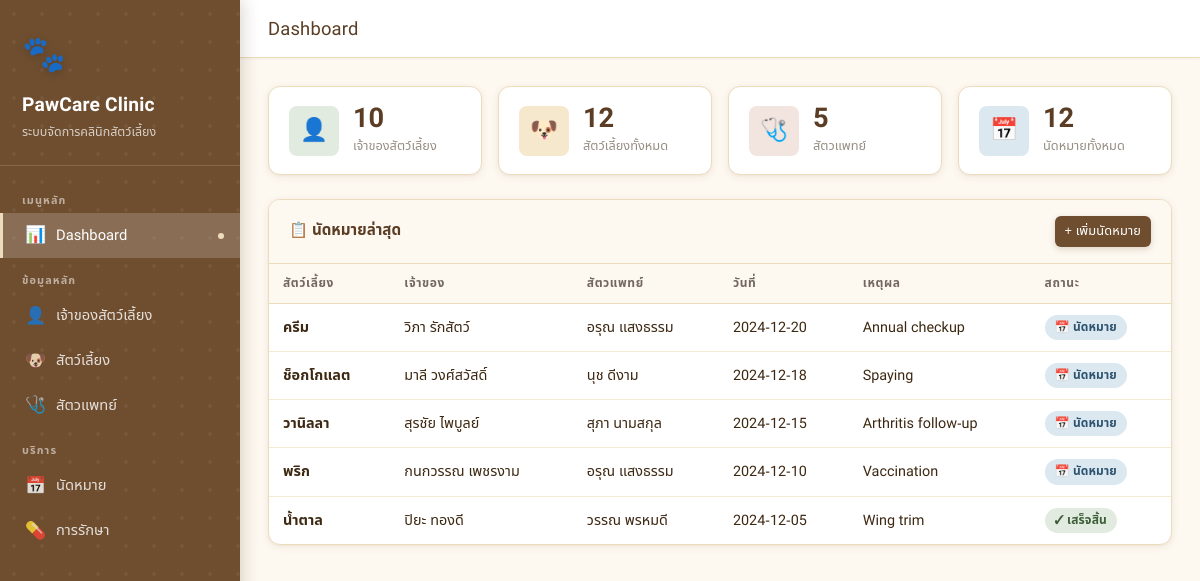
The page / on the database its author committed.
### tables this page shows
CREATE TABLE appointments (
        appt_id     INTEGER PRIMARY KEY AUTOINCREMENT,
        pet_id      INTEGER NOT NULL,
        vet_id      INTEGER NOT NULL,
        appt_date   TEXT NOT NULL,
        reason      TEXT NOT NULL,
        status      TEXT NOT NULL DEFAULT 'Scheduled',
        notes       TEXT,
        FOREIGN KEY (pet_id) REFERENCES pets(pet_id) ON DELETE CASCADE,
        FOREIGN KEY (vet_id) REFERENCES vets(vet_id)
    );

CREATE TABLE pets (
        pet_id      INTEGER PRIMARY KEY AUTOINCREMENT,
        owner_id    INTEGER NOT NULL,
        name        TEXT NOT NULL,
        species     TEXT NOT NULL,
        breed       TEXT,
        birth_date  TEXT,
        FOREIGN KEY (owner_id) REFERENCES owners(owner_id) ON DELETE CASCADE
    );

### app.py (the view)
@app.route('/')
def index():
    db = get_db()
    stats = {
        'owners': db.execute("SELECT COUNT(*) FROM owners").fetchone()[0],
        'pets':   db.execute("SELECT COUNT(*) FROM pets").fetchone()[0],
        'vets':   db.execute("SELECT COUNT(*) FROM vets").fetchone()[0],
        'appointments': db.execute("SELECT COUNT(*) FROM appointments").fetchone()[0],
    }
    recent = db.execute("""
        SELECT a.appt_id, p.name AS pet_name, o.first_name||' '||o.last_name AS owner,
               v.first_name||' '||v.last_name AS vet, a.appt_date, a.reason, a.status
        FROM appointments a
        JOIN pets p ON p.pet_id = a.pet_id
        JOIN owners o ON o.owner_id = p.owner_id
        JOIN vets v ON v.vet_id = a.vet_id
        ORDER BY a.appt_date DESC LIMIT 5
    """).fetchall()
    db.close()
    return render_template('index.html', stats=stats, recent=recent)

### app.py (called while the page is built)
def get_db():
    conn = sqlite3.connect(DB_PATH)
    conn.row_factory = sqlite3.Row
    conn.execute("PRAGMA foreign_keys = ON")
    return conn

### templates/index.html (shortened to what this page needs)
{% extends 'base.html' %}
{% block page_title %}Dashboard{% endblock %}
{% block content %}
<div class="stats-grid">
  <div class="stat-card">
    <div class="stat-icon teal">👤</div>
    <div>
      <div class="stat-val">{{ stats.owners }}</div>
      <div class="stat-lbl">เจ้าของสัตว์เลี้ยง</div>
    </div>
  </div>
  <div class="stat-card">
    <div class="stat-icon amber">🐶</div>
    <div>
      <div class="stat-val">{{ stats.pets }}</div>
      <div class="stat-lbl">สัตว์เลี้ยงทั้งหมด</div>
    </div>
  </div>
  <div class="stat-card">
    <div class="stat-icon rose">🩺</div>
    <div>
      <div class="stat-val">{{ stats.vets }}</div>
      <div class="stat-lbl">สัตวแพทย์</div>
    </div>
  </div>
  <div class="stat-card">
    <div class="stat-icon purple">📅</div>
    <div>
      <div class="stat-val">{{ stats.appointments }}</div>
      <div class="stat-lbl">นัดหมายทั้งหมด</div>
    </div>
  </div>
</div>
<div class="card">
  <div class="card-header">
    <h3>📋 นัดหมายล่าสุด</h3>
    <a href="{{ url_for('appt_new') }}" class="btn btn-primary btn-sm">+ เพิ่มนัดหมาย</a>
  </div>
  <table>
    <thead>
      <tr>
        <th>สัตว์เลี้ยง</th><th>เจ้าของ</th><th>สัตวแพทย์</th>
        <th>วันที่</th><th>เหตุผล</th><th>สถานะ</th>
      </tr>
    </thead>
    <tbody>
      {% for a in recent %}
      <tr>
        <td><strong>{{ a.pet_name }}</strong></td>
        <td>{{ a.owner }}</td>
        <td>{{ a.vet }}</td>
        <td>{{ a.appt_date }}</td>
        <td>{{ a.reason }}</td>
        <td>
          {% if a.status == 'Completed' %}<span class="badge badge-green">✓ เสร็จสิ้น</span>
          {% elif a.status == 'Scheduled' %}<span class="badge badge-blue">📅 นัดหมาย</span>
          {% else %}<span class="badge badge-red">✗ ยกเลิก</span>{% endif %}
        </td>
      </tr>
      {% endfor %}
    </tbody>
  </table>
</div>
{% endblock %}

### templates/base.html (shortened to what this page needs)
<!DOCTYPE html>
<html lang="th">
<head>
</head>
<body>
<div class="sidebar">
  <div class="sidebar-brand">
    <div class="icon">🐾</div>
    <h1>PawCare Clinic</h1>
    <p>ระบบจัดการคลินิกสัตว์เลี้ยง</p>
  </div>
  <nav class="sidebar-nav">
    <div class="nav-section">เมนูหลัก</div>
    <a href="{{ url_for('index') }}" class="nav-link {% if request.endpoint=='index' %}active{% endif %}">
      <span class="icon">📊</span> Dashboard
    </a>
    <div class="nav-section">ข้อมูลหลัก</div>
    <a href="{{ url_for('owners') }}" class="nav-link {% if 'owner' in request.endpoint %}active{% endif %}">
      <span class="icon">👤</span> เจ้าของสัตว์เลี้ยง
    </a>
    <a href="{{ url_for('pets') }}" class="nav-link {% if 'pet' in request.endpoint and 'owner' not in request.endpoint %}active{% endif %}">
      <span class="icon">🐶</span> สัตว์เลี้ยง
    </a>
    <a href="{{ url_for('vets') }}" class="nav-link {% if 'vet' in request.endpoint %}active{% endif %}">
      <span class="icon">🩺</span> สัตวแพทย์
    </a>
    <div class="nav-section">บริการ</div>
    <a href="{{ url_for('appointments') }}" class="nav-link {% if 'appt' in request.endpoint %}active{% endif %}">
      <span class="icon">📅</span> นัดหมาย
    </a>
    <a href="{{ url_for('treatments') }}" class="nav-link {% if 'treat' in request.endpoint %}active{% endif %}">
      <span class="icon">💊</span> การรักษา
    </a>
  </nav>
</div>
<div class="main">
  <div class="topbar">
    <h2>{% block page_title %}Dashboard{% endblock %}</h2>
  </div>
  <div class="content">
    {% block content %}{% endblock %}
  </div>
</div>
</body>
</html>

### rows shown on the page
appointments: pet_name "ครีม", owner "วิภา รักสัตว์", vet "อรุณ แสงธรรม", appt_date "2024-12-20", reason "Annual checkup", status "📅 นัดหมาย"
appointments: pet_name "ช็อกโกแลต", owner "มาลี วงศ์สวัสดิ์", vet "นุช ดีงาม", appt_date "2024-12-18", reason "Spaying", status "📅 นัดหมาย"
appointments: pet_name "วานิลลา", owner "สุรชัย ไพบูลย์", vet "สุภา นามสกุล", appt_date "2024-12-15", reason "Arthritis follow-up", status "📅 นัดหมาย"
appointments: pet_name "พริก", owner "กนกวรรณ เพชรงาม", vet "อรุณ แสงธรรม", appt_date "2024-12-10", reason "Vaccination", status "📅 นัดหมาย"
appointments: pet_name "น้ำตาล", owner "ปิยะ ทองดี", vet "วรรณ พรหมดี", appt_date "2024-12-05", reason "Wing trim", status "✓ เสร็จสิ้น"

### other values the page prints
{{ stats.owners }} "10"
{{ stats.pets }} "12"
{{ stats.vets }} "5"
{{ stats.appointments }} "12"
